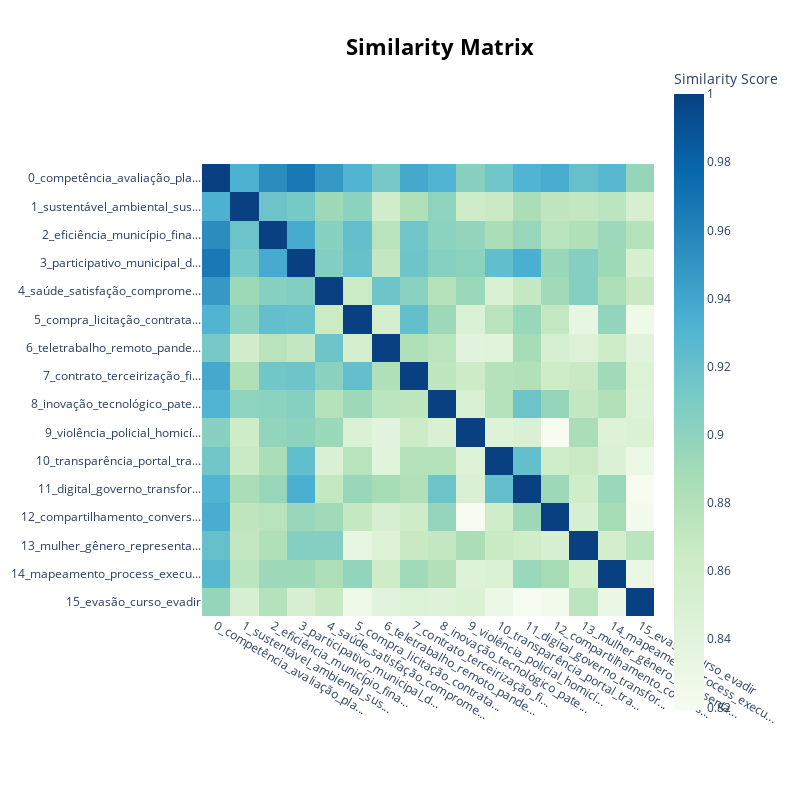

The cell this chart's notebook holds for it:
### Code cell
topic_model.visualize_heatmap()

### Figure 1 — Plotly figure (JSON) as saved in the notebook; plotly's stock layout.template omitted (floating-point values rounded to 4 significant figures; data arrays with more than 128 entries replaced by an {"elided": "..."} marker saying what was removed)
{"data": [{"coloraxis": "coloraxis", "hovertemplate": "x: %{x}<br>y: %{y}<br>Similarity Score: %{z}<extra></extra>", "name": "0", "type": "heatmap", "x": ["0_competência_avaliação_pla...", "1_sustentável_ambiental_sus...", "2_eficiência_município_fina...", "3_participativo_municipal_d...", "4_saúde_satisfação_comprome...", "5_compra_licitação_contrata...", "6_teletrabalho_remoto_pande...", "7_contrato_terceirização_fi...", "8_inovação_tecnológico_pate...", "9_violência_policial_homicí...", "10_transparência_portal_tra...", "11_digital_governo_transfor...", "12_compartilhamento_convers...", "13_mulher_gênero_representa...", "14_mapeamento_process_execu...", "15_evasão_curso_evadir"], "xaxis": "x", "y": ["0_competência_avaliação_pla...", "1_sustentável_ambiental_sus...", "2_eficiência_município_fina...", "3_participativo_municipal_d...", "4_saúde_satisfação_comprome...", "5_compra_licitação_contrata...", "6_teletrabalho_remoto_pande...", "7_contrato_terceirização_fi...", "8_inovação_tecnológico_pate...", "9_violência_policial_homicí...", "10_transparência_portal_tra...", "11_digital_governo_transfor...", "12_compartilhamento_convers...", "13_mulher_gênero_representa...", "14_mapeamento_process_execu...", "15_evasão_curso_evadir"], "yaxis": "y", "z": {"elided": "16x16 float values"}}], "layout": {"coloraxis": {"colorbar": {"title": {"text": "Similarity Score"}}, "colorscale": [[0, "rgb(247,252,240)"], [0.125, "rgb(224,243,219)"], [0.25, "rgb(204,235,197)"], [0.375, "rgb(168,221,181)"], [0.5, "rgb(123,204,196)"], [0.625, "rgb(78,179,211)"], [0.75, "rgb(43,140,190)"], [0.875, "rgb(8,104,172)"], [1, "rgb(8,64,129)"]]}, "height": 800, "hoverlabel": {"bgcolor": "white", "font": {"family": "Rockwell", "size": 16}}, "legend": {"title": {"text": "Trend"}}, "margin": {"t": 60}, "showlegend": true, "title": {"font": {"color": "Black", "size": 22}, "text": "<b>Similarity Matrix</b>", "x": 0.55, "xanchor": "center", "y": 0.95, "yanchor": "top"}, "width": 800, "xaxis": {"anchor": "y", "constrain": "domain", "domain": [0, 1], "scaleanchor": "y"}, "yaxis": {"anchor": "x", "autorange": "reversed", "constrain": "domain", "domain": [0, 1]}}}
